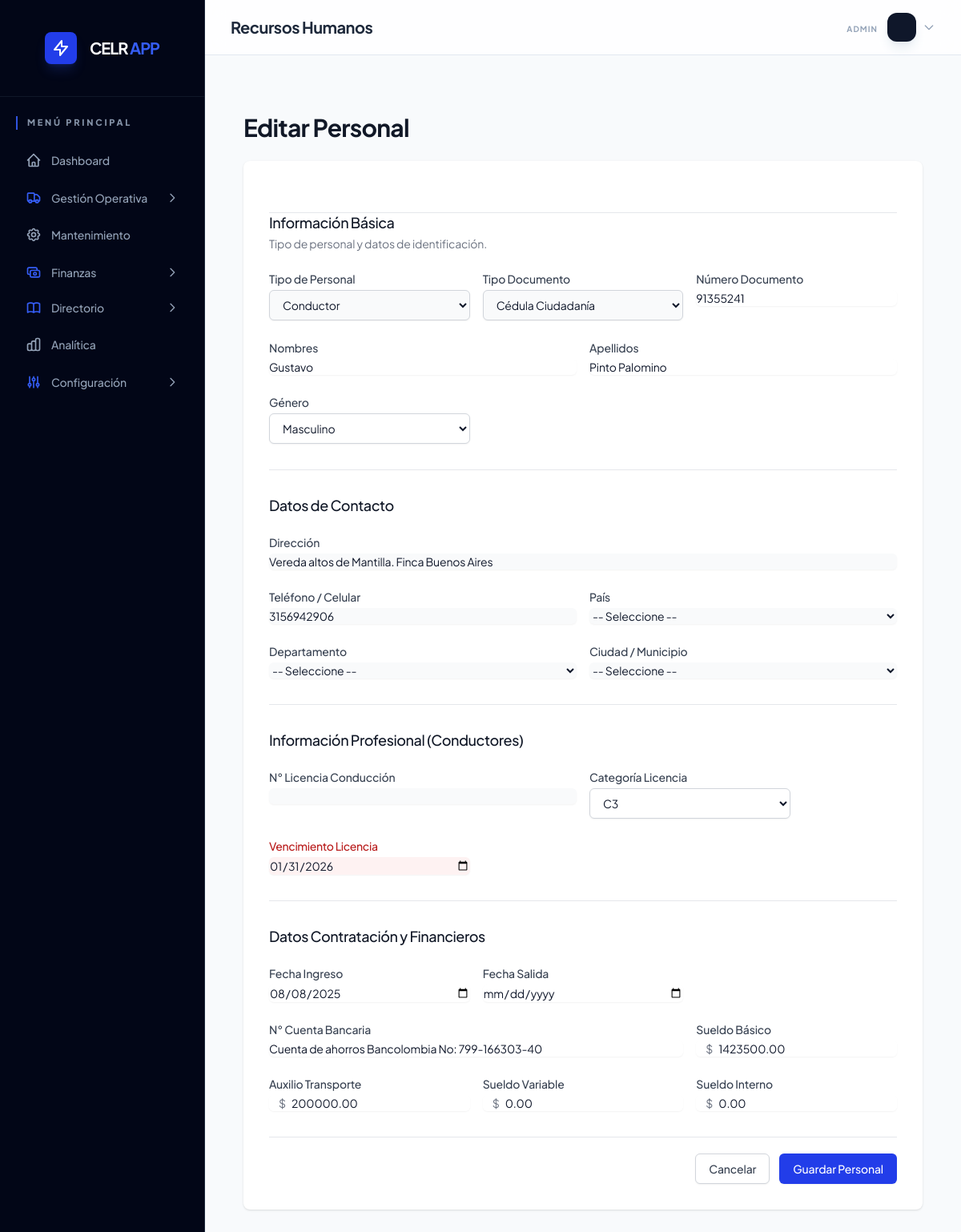
Screenshot of /personnel_form.php?id=10 (signed in) with the database file from the repository.
### tables this page shows
CREATE TABLE `personnel` (
  `id` int(11) NOT NULL AUTO_INCREMENT,
  `firstname` varchar(255) DEFAULT NULL,
  `lastname` varchar(255) DEFAULT NULL,
  `document_number` varchar(50) DEFAULT NULL,
  `phone` varchar(50) DEFAULT NULL,
  `license_number` varchar(50) DEFAULT NULL,
  `active` tinyint(1) DEFAULT 1,
  `address` varchar(255) DEFAULT NULL,
  `country` varchar(100) DEFAULT 'Colombia',
  `city_residence` varchar(100) DEFAULT NULL,
  `dob` date DEFAULT NULL,
  `bank_account` varchar(100) DEFAULT NULL,
  `type` enum('Administrativo','Conductor','Socio / Propietario') DEFAULT 'Conductor',
  `document_type` enum('CC','CE','NIT','Pasaporte') DEFAULT 'CC',
  `city` varchar(100) DEFAULT NULL,
  `department` varchar(100) DEFAULT NULL,
  `gender` enum('Masculino','Femenino') DEFAULT 'Masculino',
  `license_category` varchar(10) DEFAULT NULL,
  `date_entry` date DEFAULT NULL,
  `date_exit` date DEFAULT NULL,
  `salary_basic` decimal(15,2) DEFAULT 0.00,
  `salary_variable` decimal(15,2) DEFAULT 0.00,
  `salary_internal` decimal(15,2) DEFAULT 0.00,
  `transport_assistance` decimal(15,2) DEFAULT 0.00,
  `license_expiry` date DEFAULT NULL,
  PRIMARY KEY (`id`),
  KEY `idx_personnel_active` (`active`,`type`)
);

### personnel_form.php (the view, shortened to what this page needs)
<?php
include 'includes/header.php';
$p = null;
if (isset($_GET['id'])) {
    $stmt = $pdo->prepare("SELECT * FROM personnel WHERE id = ?");
    $stmt->execute([$_GET['id']]);
    $p = $stmt->fetch();
}
?>
<div class="max-w-4xl mx-auto py-10 px-4">
    <div class="md:flex md:items-center md:justify-between mb-6">
        <div class="flex-1 min-w-0">
            <h2 class="text-2xl font-bold leading-7 text-gray-900 sm:text-3xl sm:truncate">
                <?php echo $p ? 'Editar Personal' : 'Nuevo Personal'; ?>
            </h2>
        </div>
    </div>
    <form action="save_personnel.php" method="POST"
        class="space-y-8 divide-y divide-gray-200 bg-white p-8 shadow rounded-lg">
        <div>
            <h3 class="text-lg leading-6 font-medium text-gray-900">Información Básica</h3>
            <p class="mt-1 text-sm text-gray-500">Tipo de personal y datos de identificación.</p>
            <div class="mt-6 grid grid-cols-1 gap-y-6 gap-x-4 sm:grid-cols-6">
                <div class="sm:col-span-2">
                    <label class="block text-sm font-medium text-gray-700">Tipo de Personal</label>
                    <select name="type"
                        class="mt-1 block w-full py-2 px-3 border border-gray-300 bg-gray-50 rounded-md shadow-sm focus:outline-none focus:ring-brand-500 focus:border-brand-500 sm:text-sm">
                        <option value="Conductor" <?php echo ($p && $p['type'] == 'Conductor') ? 'selected' : ''; ?>>
                            Conductor</option>
                    </select>
                </div>
                <div class="sm:col-span-2">
                    <label class="block text-sm font-medium text-gray-700">Tipo Documento</label>
                    <select name="document_type"
                        class="mt-1 block w-full py-2 px-3 border border-gray-300 bg-gray-50 rounded-md shadow-sm focus:outline-none focus:ring-brand-500 focus:border-brand-500 sm:text-sm">
                        <option value="CC" <?php echo ($p && $p['document_type'] == 'CC') ? 'selected' : ''; ?>>Cédula
                            Ciudadanía</option>
                    </select>
                </div>
                <div class="sm:col-span-2">
                    <label class="block text-sm font-medium text-gray-700">Número Documento</label>
                    <input type="text" name="document_number" value="<?php echo $p['document_number'] ?? ''; ?>"
                        required
                        class="mt-1 focus:ring-brand-500 focus:border-brand-500 block w-full shadow-sm sm:text-sm border-gray-300 rounded-md">
                </div>
                <div class="sm:col-span-3">
                    <label class="block text-sm font-medium text-gray-700">Nombres</label>
                    <input type="text" name="firstname" value="<?php echo $p['firstname'] ?? ''; ?>" required
                        class="mt-1 focus:ring-brand-500 focus:border-brand-500 block w-full shadow-sm sm:text-sm border-gray-300 rounded-md">
                </div>
                <div class="sm:col-span-3">
                    <label class="block text-sm font-medium text-gray-700">Apellidos</label>
                    <input type="text" name="lastname" value="<?php echo $p['lastname'] ?? ''; ?>" required
                        class="mt-1 focus:ring-brand-500 focus:border-brand-500 block w-full shadow-sm sm:text-sm border-gray-300 rounded-md">
                </div>
                <div class="sm:col-span-2">
                    <label class="block text-sm font-medium text-gray-700">Género</label>
                    <select name="gender"
                        class="mt-1 block w-full py-2 px-3 border border-gray-300 bg-white rounded-md shadow-sm focus:outline-none focus:ring-brand-500 focus:border-brand-500 sm:text-sm">
                        <option value="Masculino" <?php echo ($p && $p['gender'] == 'Masculino') ? 'selected' : ''; ?>>
                            Masculino</option>
                    </select>
                </div>
            </div>
        </div>
        <div class="pt-8"
            x-data="locationSelector('<?php echo $p['country'] ?? 'Colombia'; ?>', '<?php echo $p['department'] ?? ''; ?>', '<?php echo $p['city'] ?? ''; ?>')"
            x-init="init()">
            <h3 class="text-lg leading-6 font-medium text-gray-900">Datos de Contacto</h3>
            <div class="mt-6 grid grid-cols-1 gap-y-6 gap-x-4 sm:grid-cols-6">
                <div class="sm:col-span-6">
                    <label class="block text-sm font-medium text-gray-700">Dirección</label>
                    <input type="text" name="address" value="<?php echo $p['address'] ?? ''; ?>"
                        class="mt-1 focus:ring-brand-500 focus:border-brand-500 block w-full shadow-sm sm:text-sm border-gray-300 rounded-md bg-gray-50">
                </div>
                <div class="sm:col-span-3">
                    <label class="block text-sm font-medium text-gray-700">Teléfono / Celular</label>
                    <input type="text" name="phone" value="<?php echo $p['phone'] ?? ''; ?>"
                        class="mt-1 focus:ring-brand-500 focus:border-brand-500 block w-full shadow-sm sm:text-sm border-gray-300 rounded-md bg-gray-50">
                </div>
                <div class="sm:col-span-3">
                    <label class="block text-sm font-medium text-gray-700">País</label>
                    <select name="country" x-model="selectedCountry" @change="onCountryChange()"
                        class="mt-1 block w-full rounded-md border-gray-300 bg-gray-50 shadow-sm focus:border-brand-500 focus:ring-brand-500 sm:text-sm">
                        <option value="">-- Seleccione --</option>
                    </select>
                </div>
                <div class="sm:col-span-3">
                    <label class="block text-sm font-medium text-gray-700">Departamento</label>
                    <select name="department" x-model="selectedState" @change="onStateChange()"
                        :disabled="!selectedCountry"
                        class="mt-1 block w-full rounded-md border-gray-300 bg-gray-50 shadow-sm focus:border-brand-500 focus:ring-brand-500 sm:text-sm">
                        <option value="">-- Seleccione --</option>
                    </select>
                </div>
                <div class="sm:col-span-3">
                    <label class="block text-sm font-medium text-gray-700">Ciudad / Municipio</label>
                    <select name="city" x-model="selectedCity" :disabled="!selectedState"
                        class="mt-1 block w-full rounded-md border-gray-300 bg-gray-50 shadow-sm focus:border-brand-500 focus:ring-brand-500 sm:text-sm">
                        <option value="">-- Seleccione --</option>
                    </select>
                </div>
            </div>
        </div>
        <div class="pt-8">
            <h3 class="text-lg leading-6 font-medium text-gray-900">Información Profesional (Conductores)</h3>
            <div class="mt-6 grid grid-cols-1 gap-y-6 gap-x-4 sm:grid-cols-6">
                <div class="sm:col-span-3">
                    <label class="block text-sm font-medium text-gray-700">N° Licencia Conducción</label>
                    <input type="text" name="license_number" value="<?php echo $p['license_number'] ?? ''; ?>"
                        class="mt-1 focus:ring-brand-500 focus:border-brand-500 block w-full shadow-sm sm:text-sm border-gray-300 rounded-md bg-gray-50">
                </div>
                <div class="sm:col-span-2">
                    <label class="block text-sm font-medium text-gray-700">Categoría Licencia</label>
                    <select name="license_category"
                        class="mt-1 block w-full py-2 px-3 border border-gray-300 bg-white rounded-md shadow-sm focus:outline-none focus:ring-brand-500 focus:border-brand-500 sm:text-sm">
                        <option value="C3" <?php echo ($p && $p['license_category'] == 'C3') ? 'selected' : ''; ?>>C3
                        </option>
                    </select>
                </div>
                <div class="sm:col-span-2">
                    <label class="block text-sm font-medium text-red-700 font-bold">Vencimiento Licencia</label>
                    <input type="date" name="license_expiry" value="<?php echo $p['license_expiry'] ?? ''; ?>"
                        class="mt-1 focus:ring-red-500 focus:border-red-500 block w-full shadow-sm sm:text-sm border-gray-300 rounded-md bg-red-50">
                </div>
            </div>
        </div>
        <div class="pt-8">
            <h3 class="text-lg leading-6 font-medium text-gray-900">Datos Contratación y Financieros</h3>
            <div class="mt-6 grid grid-cols-1 gap-y-6 gap-x-4 sm:grid-cols-6">
                <div class="sm:col-span-2">
                    <label class="block text-sm font-medium text-gray-700">Fecha Ingreso</label>
                    <input type="date" name="date_entry" value="<?php echo $p['date_entry'] ?? ''; ?>"
                        class="mt-1 focus:ring-brand-500 focus:border-brand-500 block w-full shadow-sm sm:text-sm border-gray-300 rounded-md">
                </div>
                <div class="sm:col-span-2">
                    <label class="block text-sm font-medium text-gray-700">Fecha Salida</label>
                    <input type="date" name="date_exit" value="<?php echo $p['date_exit'] ?? ''; ?>"
                        class="mt-1 focus:ring-brand-500 focus:border-brand-500 block w-full shadow-sm sm:text-sm border-gray-300 rounded-md">
                </div>
                <div class="sm:col-span-4">
                    <label class="block text-sm font-medium text-gray-700">N° Cuenta Bancaria</label>
                    <input type="text" name="bank_account" value="<?php echo $p['bank_account'] ?? ''; ?>"
                        class="mt-1 focus:ring-brand-500 focus:border-brand-500 block w-full shadow-sm sm:text-sm border-gray-300 rounded-md">
                </div>
                <div class="sm:col-span-2">
                    <label class="block text-sm font-medium text-gray-700">Sueldo Básico</label>
                    <div class="mt-1 relative rounded-md shadow-sm">
                        <div class="absolute inset-y-0 left-0 pl-3 flex items-center pointer-events-none">
                            <span class="text-gray-500 sm:text-sm">$</span>
                        </div>
                        <input type="number" name="salary_basic" value="<?php echo $p['salary_basic'] ?? 0; ?>"
                            class="focus:ring-brand-500 focus:border-brand-500 block w-full pl-7 sm:text-sm border-gray-300 rounded-md"
                            placeholder="0.00">
                    </div>
                </div>
                <div class="sm:col-span-2">
                    <label class="block text-sm font-medium text-gray-700">Auxilio Transporte</label>
                    <div class="mt-1 relative rounded-md shadow-sm">
                        <div class="absolute inset-y-0 left-0 pl-3 flex items-center pointer-events-none">
                            <span class="text-gray-500 sm:text-sm">$</span>
                        </div>
                        <input type="number" name="transport_assistance"
                            value="<?php echo $p['transport_assistance'] ?? 0; ?>"
                            class="focus:ring-brand-500 focus:border-brand-500 block w-full pl-7 sm:text-sm border-gray-300 rounded-md"
                            placeholder="0.00">
                    </div>
                </div>
                <div class="sm:col-span-2">
                    <label class="block text-sm font-medium text-gray-700">Sueldo Variable</label>
                    <div class="mt-1 relative rounded-md shadow-sm">
                        <div class="absolute inset-y-0 left-0 pl-3 flex items-center pointer-events-none">
                            <span class="text-gray-500 sm:text-sm">$</span>
                        </div>
                        <input type="number" name="salary_variable" value="<?php echo $p['salary_variable'] ?? 0; ?>"
                            class="focus:ring-brand-500 focus:border-brand-500 block w-full pl-7 sm:text-sm border-gray-300 rounded-md"
                            placeholder="0.00">
                    </div>
                </div>
                <div class="sm:col-span-2">
                    <label class="block text-sm font-medium text-gray-700">Sueldo Interno</label>
                    <div class="mt-1 relative rounded-md shadow-sm">
                        <div class="absolute inset-y-0 left-0 pl-3 flex items-center pointer-events-none">
                            <span class="text-gray-500 sm:text-sm">$</span>
                        </div>
                        <input type="number" name="salary_internal" value="<?php echo $p['salary_internal'] ?? 0; ?>"
                            class="focus:ring-brand-500 focus:border-brand-500 block w-full pl-7 sm:text-sm border-gray-300 rounded-md"
                            placeholder="0.00">
                    </div>
                </div>
            </div>
        </div>
        <div class="pt-5">
            <div class="flex justify-end">
                <a href="personnel.php"
                    class="bg-white py-2 px-4 border border-gray-300 rounded-md shadow-sm text-sm font-medium text-gray-700 hover:bg-gray-50 focus:outline-none focus:ring-2 focus:ring-offset-2 focus:ring-brand-500">
                    Cancelar
                </a>
                <button type="submit"
                    class="ml-3 inline-flex justify-center py-2 px-4 border border-transparent shadow-sm text-sm font-medium rounded-md text-white bg-brand-600 hover:bg-brand-700 focus:outline-none focus:ring-2 focus:ring-offset-2 focus:ring-brand-500">
                    Guardar Personal
                </button>
            </div>
        </div>
    </form>
</div>
<?php include 'includes/footer.php'; ?>

### index.css (style rules this page uses)
:root { --brand-50: #eff6ff; --brand-100: #dbeafe; --brand-200: #bfdbfe; --brand-500: #3b82f6; --brand-600: #2563eb; --brand-700: #1d4ed8; --brand-800: #1e40af; --slate-50: #f8fafc; --slate-100: #f1f5f9; --slate-200: #e2e8f0; --slate-300: #cbd5e1; --slate-400: #94a3b8; --slate-500: #64748b; --slate-600: #475569; --slate-700: #334155; --slate-800: #1e293b; --slate-900: #0f172a; --slate-950: #020617; }
body { background-color: var(--slate-50); font-family: 'Plus Jakarta Sans', system-ui, -apple-system, sans-serif; color: var(--slate-800); -webkit-font-smoothing: antialiased; letter-spacing: -0.01em; }
h1, h2, h3, .font-bold { letter-spacing: -0.025em; }

### rows the page displays
personnel: type "Conductor", document_type "Cédula Ciudadanía", document_number "91355241", firstname "Gustavo", lastname "Pinto Palomino", gender "Masculino", address "Vereda altos de Mantilla. Finca Buenos Aires", phone "3156942906", license_category "C3", license_expiry "01/31/2026", date_entry "08/08/2025", bank_account "Cuenta de ahorros Bancolombia No: 799-166303-40", salary_basic "1423500.00", transport_assistance "200000.00", salary_variable "0.00", salary_internal "0.00"

### other values shown
$item['name'] "Dashboard"
$item['name'] "Gestión Operativa"
$item['name'] "Mantenimiento"
$item['name'] "Finanzas"
$item['name'] "Directorio"
$item['name'] "Analítica"
$item['name'] "Configuración"
$_SESSION['role'] "ADMIN"
